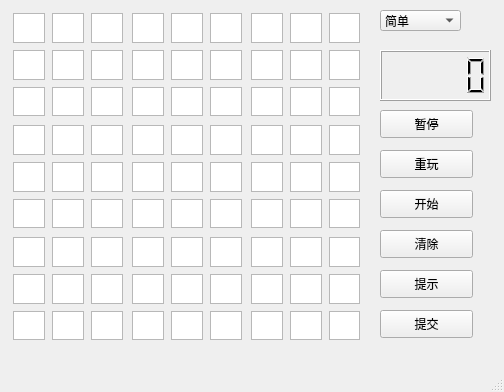
<?xml version="1.0" encoding="UTF-8"?>
<ui version="4.0">
 <class>MainWindow</class>
 <widget class="QMainWindow" name="MainWindow">
  <property name="geometry">
   <rect>
    <x>0</x>
    <y>0</y>
    <width>504</width>
    <height>392</height>
   </rect>
  </property>
  <property name="windowTitle">
   <string>MainWindow</string>
  </property>
  <widget class="QWidget" name="centralWidget">
   <widget class="QLCDNumber" name="lcdNumber">
    <property name="geometry">
     <rect>
      <x>380</x>
      <y>50</y>
      <width>111</width>
      <height>51</height>
     </rect>
    </property>
   </widget>
   <widget class="QTextEdit" name="num_01">
    <property name="geometry">
     <rect>
      <x>13</x>
      <y>13</y>
      <width>32</width>
      <height>30</height>
     </rect>
    </property>
   </widget>
   <widget class="QTextEdit" name="num_03">
    <property name="geometry">
     <rect>
      <x>91</x>
      <y>13</y>
      <width>32</width>
      <height>30</height>
     </rect>
    </property>
   </widget>
   <widget class="QTextEdit" name="num_02">
    <property name="geometry">
     <rect>
      <x>52</x>
      <y>13</y>
      <width>32</width>
      <height>30</height>
     </rect>
    </property>
   </widget>
   <widget class="QTextEdit" name="num_10">
    <property name="geometry">
     <rect>
      <x>13</x>
      <y>50</y>
      <width>32</width>
      <height>30</height>
     </rect>
    </property>
   </widget>
   <widget class="QTextEdit" name="num_11">
    <property name="geometry">
     <rect>
      <x>52</x>
      <y>50</y>
      <width>32</width>
      <height>30</height>
     </rect>
    </property>
   </widget>
   <widget class="QTextEdit" name="num_12">
    <property name="geometry">
     <rect>
      <x>91</x>
      <y>50</y>
      <width>32</width>
      <height>30</height>
     </rect>
    </property>
   </widget>
   <widget class="QTextEdit" name="num_19">
    <property name="geometry">
     <rect>
      <x>13</x>
      <y>87</y>
      <width>32</width>
      <height>29</height>
     </rect>
    </property>
   </widget>
   <widget class="QTextEdit" name="num_20">
    <property name="geometry">
     <rect>
      <x>52</x>
      <y>87</y>
      <width>32</width>
      <height>29</height>
     </rect>
    </property>
   </widget>
   <widget class="QTextEdit" name="num_21">
    <property name="geometry">
     <rect>
      <x>91</x>
      <y>87</y>
      <width>32</width>
      <height>29</height>
     </rect>
    </property>
   </widget>
   <widget class="QTextEdit" name="num_13">
    <property name="geometry">
     <rect>
      <x>132</x>
      <y>50</y>
      <width>32</width>
      <height>30</height>
     </rect>
    </property>
   </widget>
   <widget class="QTextEdit" name="num_14">
    <property name="geometry">
     <rect>
      <x>171</x>
      <y>50</y>
      <width>32</width>
      <height>30</height>
     </rect>
    </property>
   </widget>
   <widget class="QTextEdit" name="num_05">
    <property name="geometry">
     <rect>
      <x>171</x>
      <y>13</y>
      <width>32</width>
      <height>30</height>
     </rect>
    </property>
   </widget>
   <widget class="QTextEdit" name="num_04">
    <property name="geometry">
     <rect>
      <x>132</x>
      <y>13</y>
      <width>32</width>
      <height>30</height>
     </rect>
    </property>
   </widget>
   <widget class="QTextEdit" name="num_06">
    <property name="geometry">
     <rect>
      <x>210</x>
      <y>13</y>
      <width>32</width>
      <height>30</height>
     </rect>
    </property>
   </widget>
   <widget class="QTextEdit" name="num_15">
    <property name="geometry">
     <rect>
      <x>210</x>
      <y>50</y>
      <width>32</width>
      <height>30</height>
     </rect>
    </property>
   </widget>
   <widget class="QTextEdit" name="num_22">
    <property name="geometry">
     <rect>
      <x>132</x>
      <y>87</y>
      <width>32</width>
      <height>29</height>
     </rect>
    </property>
   </widget>
   <widget class="QTextEdit" name="num_23">
    <property name="geometry">
     <rect>
      <x>171</x>
      <y>87</y>
      <width>32</width>
      <height>29</height>
     </rect>
    </property>
   </widget>
   <widget class="QTextEdit" name="num_24">
    <property name="geometry">
     <rect>
      <x>210</x>
      <y>87</y>
      <width>32</width>
      <height>29</height>
     </rect>
    </property>
   </widget>
   <widget class="QTextEdit" name="num_16">
    <property name="geometry">
     <rect>
      <x>251</x>
      <y>50</y>
      <width>32</width>
      <height>30</height>
     </rect>
    </property>
   </widget>
   <widget class="QTextEdit" name="num_17">
    <property name="geometry">
     <rect>
      <x>290</x>
      <y>50</y>
      <width>32</width>
      <height>30</height>
     </rect>
    </property>
   </widget>
   <widget class="QTextEdit" name="num_08">
    <property name="geometry">
     <rect>
      <x>290</x>
      <y>13</y>
      <width>32</width>
      <height>30</height>
     </rect>
    </property>
   </widget>
   <widget class="QTextEdit" name="num_07">
    <property name="geometry">
     <rect>
      <x>251</x>
      <y>13</y>
      <width>32</width>
      <height>30</height>
     </rect>
    </property>
   </widget>
   <widget class="QTextEdit" name="num_09">
    <property name="geometry">
     <rect>
      <x>329</x>
      <y>13</y>
      <width>31</width>
      <height>30</height>
     </rect>
    </property>
   </widget>
   <widget class="QTextEdit" name="num_18">
    <property name="geometry">
     <rect>
      <x>329</x>
      <y>50</y>
      <width>31</width>
      <height>30</height>
     </rect>
    </property>
   </widget>
   <widget class="QTextEdit" name="num_25">
    <property name="geometry">
     <rect>
      <x>251</x>
      <y>87</y>
      <width>32</width>
      <height>29</height>
     </rect>
    </property>
   </widget>
   <widget class="QTextEdit" name="num_26">
    <property name="geometry">
     <rect>
      <x>290</x>
      <y>87</y>
      <width>32</width>
      <height>29</height>
     </rect>
    </property>
   </widget>
   <widget class="QTextEdit" name="num_27">
    <property name="geometry">
     <rect>
      <x>329</x>
      <y>87</y>
      <width>31</width>
      <height>29</height>
     </rect>
    </property>
   </widget>
   <widget class="QTextEdit" name="num_37">
    <property name="geometry">
     <rect>
      <x>13</x>
      <y>162</y>
      <width>32</width>
      <height>30</height>
     </rect>
    </property>
   </widget>
   <widget class="QTextEdit" name="num_38">
    <property name="geometry">
     <rect>
      <x>52</x>
      <y>162</y>
      <width>32</width>
      <height>30</height>
     </rect>
    </property>
   </widget>
   <widget class="QTextEdit" name="num_29">
    <property name="geometry">
     <rect>
      <x>52</x>
      <y>125</y>
      <width>32</width>
      <height>30</height>
     </rect>
    </property>
   </widget>
   <widget class="QTextEdit" name="num_28">
    <property name="geometry">
     <rect>
      <x>13</x>
      <y>125</y>
      <width>32</width>
      <height>30</height>
     </rect>
    </property>
   </widget>
   <widget class="QTextEdit" name="num_30">
    <property name="geometry">
     <rect>
      <x>91</x>
      <y>125</y>
      <width>32</width>
      <height>30</height>
     </rect>
    </property>
   </widget>
   <widget class="QTextEdit" name="num_39">
    <property name="geometry">
     <rect>
      <x>91</x>
      <y>162</y>
      <width>32</width>
      <height>30</height>
     </rect>
    </property>
   </widget>
   <widget class="QTextEdit" name="num_46">
    <property name="geometry">
     <rect>
      <x>13</x>
      <y>199</y>
      <width>32</width>
      <height>29</height>
     </rect>
    </property>
   </widget>
   <widget class="QTextEdit" name="num_47">
    <property name="geometry">
     <rect>
      <x>52</x>
      <y>199</y>
      <width>32</width>
      <height>29</height>
     </rect>
    </property>
   </widget>
   <widget class="QTextEdit" name="num_48">
    <property name="geometry">
     <rect>
      <x>91</x>
      <y>199</y>
      <width>32</width>
      <height>29</height>
     </rect>
    </property>
   </widget>
   <widget class="QTextEdit" name="num_31">
    <property name="geometry">
     <rect>
      <x>132</x>
      <y>125</y>
      <width>32</width>
      <height>30</height>
     </rect>
    </property>
   </widget>
   <widget class="QTextEdit" name="num_33">
    <property name="geometry">
     <rect>
      <x>210</x>
      <y>125</y>
      <width>32</width>
      <height>30</height>
     </rect>
    </property>
   </widget>
   <widget class="QTextEdit" name="num_51">
    <property name="geometry">
     <rect>
      <x>210</x>
      <y>199</y>
      <width>32</width>
      <height>29</height>
     </rect>
    </property>
   </widget>
   <widget class="QTextEdit" name="num_40">
    <property name="geometry">
     <rect>
      <x>132</x>
      <y>162</y>
      <width>32</width>
      <height>30</height>
     </rect>
    </property>
   </widget>
   <widget class="QTextEdit" name="num_32">
    <property name="geometry">
     <rect>
      <x>171</x>
      <y>125</y>
      <width>32</width>
      <height>30</height>
     </rect>
    </property>
   </widget>
   <widget class="QTextEdit" name="num_50">
    <property name="geometry">
     <rect>
      <x>171</x>
      <y>199</y>
      <width>32</width>
      <height>29</height>
     </rect>
    </property>
   </widget>
   <widget class="QTextEdit" name="num_49">
    <property name="geometry">
     <rect>
      <x>132</x>
      <y>199</y>
      <width>32</width>
      <height>29</height>
     </rect>
    </property>
   </widget>
   <widget class="QTextEdit" name="num_42">
    <property name="geometry">
     <rect>
      <x>210</x>
      <y>162</y>
      <width>32</width>
      <height>30</height>
     </rect>
    </property>
   </widget>
   <widget class="QTextEdit" name="num_41">
    <property name="geometry">
     <rect>
      <x>171</x>
      <y>162</y>
      <width>32</width>
      <height>30</height>
     </rect>
    </property>
   </widget>
   <widget class="QTextEdit" name="num_43">
    <property name="geometry">
     <rect>
      <x>251</x>
      <y>162</y>
      <width>32</width>
      <height>30</height>
     </rect>
    </property>
   </widget>
   <widget class="QTextEdit" name="num_44">
    <property name="geometry">
     <rect>
      <x>290</x>
      <y>162</y>
      <width>32</width>
      <height>30</height>
     </rect>
    </property>
   </widget>
   <widget class="QTextEdit" name="num_35">
    <property name="geometry">
     <rect>
      <x>290</x>
      <y>125</y>
      <width>32</width>
      <height>30</height>
     </rect>
    </property>
   </widget>
   <widget class="QTextEdit" name="num_34">
    <property name="geometry">
     <rect>
      <x>251</x>
      <y>125</y>
      <width>32</width>
      <height>30</height>
     </rect>
    </property>
   </widget>
   <widget class="QTextEdit" name="num_36">
    <property name="geometry">
     <rect>
      <x>329</x>
      <y>125</y>
      <width>31</width>
      <height>30</height>
     </rect>
    </property>
   </widget>
   <widget class="QTextEdit" name="num_45">
    <property name="geometry">
     <rect>
      <x>329</x>
      <y>162</y>
      <width>31</width>
      <height>30</height>
     </rect>
    </property>
   </widget>
   <widget class="QTextEdit" name="num_52">
    <property name="geometry">
     <rect>
      <x>251</x>
      <y>199</y>
      <width>32</width>
      <height>29</height>
     </rect>
    </property>
   </widget>
   <widget class="QTextEdit" name="num_53">
    <property name="geometry">
     <rect>
      <x>290</x>
      <y>199</y>
      <width>32</width>
      <height>29</height>
     </rect>
    </property>
   </widget>
   <widget class="QTextEdit" name="num_54">
    <property name="geometry">
     <rect>
      <x>329</x>
      <y>199</y>
      <width>31</width>
      <height>29</height>
     </rect>
    </property>
   </widget>
   <widget class="QTextEdit" name="num_61">
    <property name="geometry">
     <rect>
      <x>251</x>
      <y>237</y>
      <width>32</width>
      <height>30</height>
     </rect>
    </property>
   </widget>
   <widget class="QTextEdit" name="num_63">
    <property name="geometry">
     <rect>
      <x>329</x>
      <y>237</y>
      <width>31</width>
      <height>30</height>
     </rect>
    </property>
   </widget>
   <widget class="QTextEdit" name="num_81">
    <property name="geometry">
     <rect>
      <x>329</x>
      <y>311</y>
      <width>31</width>
      <height>29</height>
     </rect>
    </property>
   </widget>
   <widget class="QTextEdit" name="num_70">
    <property name="geometry">
     <rect>
      <x>251</x>
      <y>274</y>
      <width>32</width>
      <height>30</height>
     </rect>
    </property>
   </widget>
   <widget class="QTextEdit" name="num_62">
    <property name="geometry">
     <rect>
      <x>290</x>
      <y>237</y>
      <width>32</width>
      <height>30</height>
     </rect>
    </property>
   </widget>
   <widget class="QTextEdit" name="num_80">
    <property name="geometry">
     <rect>
      <x>290</x>
      <y>311</y>
      <width>32</width>
      <height>29</height>
     </rect>
    </property>
   </widget>
   <widget class="QTextEdit" name="num_79">
    <property name="geometry">
     <rect>
      <x>251</x>
      <y>311</y>
      <width>32</width>
      <height>29</height>
     </rect>
    </property>
   </widget>
   <widget class="QTextEdit" name="num_72">
    <property name="geometry">
     <rect>
      <x>329</x>
      <y>274</y>
      <width>31</width>
      <height>30</height>
     </rect>
    </property>
   </widget>
   <widget class="QTextEdit" name="num_71">
    <property name="geometry">
     <rect>
      <x>290</x>
      <y>274</y>
      <width>32</width>
      <height>30</height>
     </rect>
    </property>
   </widget>
   <widget class="QTextEdit" name="num_66">
    <property name="geometry">
     <rect>
      <x>91</x>
      <y>274</y>
      <width>32</width>
      <height>30</height>
     </rect>
    </property>
   </widget>
   <widget class="QTextEdit" name="num_55">
    <property name="geometry">
     <rect>
      <x>13</x>
      <y>237</y>
      <width>32</width>
      <height>30</height>
     </rect>
    </property>
   </widget>
   <widget class="QTextEdit" name="num_75">
    <property name="geometry">
     <rect>
      <x>91</x>
      <y>311</y>
      <width>32</width>
      <height>29</height>
     </rect>
    </property>
   </widget>
   <widget class="QTextEdit" name="num_64">
    <property name="geometry">
     <rect>
      <x>13</x>
      <y>274</y>
      <width>32</width>
      <height>30</height>
     </rect>
    </property>
   </widget>
   <widget class="QTextEdit" name="num_56">
    <property name="geometry">
     <rect>
      <x>52</x>
      <y>237</y>
      <width>32</width>
      <height>30</height>
     </rect>
    </property>
   </widget>
   <widget class="QTextEdit" name="num_57">
    <property name="geometry">
     <rect>
      <x>91</x>
      <y>237</y>
      <width>32</width>
      <height>30</height>
     </rect>
    </property>
   </widget>
   <widget class="QTextEdit" name="num_74">
    <property name="geometry">
     <rect>
      <x>52</x>
      <y>311</y>
      <width>32</width>
      <height>29</height>
     </rect>
    </property>
   </widget>
   <widget class="QTextEdit" name="num_73">
    <property name="geometry">
     <rect>
      <x>13</x>
      <y>311</y>
      <width>32</width>
      <height>29</height>
     </rect>
    </property>
   </widget>
   <widget class="QTextEdit" name="num_65">
    <property name="geometry">
     <rect>
      <x>52</x>
      <y>274</y>
      <width>32</width>
      <height>30</height>
     </rect>
    </property>
   </widget>
   <widget class="QTextEdit" name="num_58">
    <property name="geometry">
     <rect>
      <x>132</x>
      <y>237</y>
      <width>32</width>
      <height>30</height>
     </rect>
    </property>
   </widget>
   <widget class="QTextEdit" name="num_60">
    <property name="geometry">
     <rect>
      <x>210</x>
      <y>237</y>
      <width>32</width>
      <height>30</height>
     </rect>
    </property>
   </widget>
   <widget class="QTextEdit" name="num_78">
    <property name="geometry">
     <rect>
      <x>210</x>
      <y>311</y>
      <width>32</width>
      <height>29</height>
     </rect>
    </property>
   </widget>
   <widget class="QTextEdit" name="num_67">
    <property name="geometry">
     <rect>
      <x>132</x>
      <y>274</y>
      <width>32</width>
      <height>30</height>
     </rect>
    </property>
   </widget>
   <widget class="QTextEdit" name="num_59">
    <property name="geometry">
     <rect>
      <x>171</x>
      <y>237</y>
      <width>32</width>
      <height>30</height>
     </rect>
    </property>
   </widget>
   <widget class="QTextEdit" name="num_77">
    <property name="geometry">
     <rect>
      <x>171</x>
      <y>311</y>
      <width>32</width>
      <height>29</height>
     </rect>
    </property>
   </widget>
   <widget class="QTextEdit" name="num_76">
    <property name="geometry">
     <rect>
      <x>132</x>
      <y>311</y>
      <width>32</width>
      <height>29</height>
     </rect>
    </property>
   </widget>
   <widget class="QTextEdit" name="num_69">
    <property name="geometry">
     <rect>
      <x>210</x>
      <y>274</y>
      <width>32</width>
      <height>30</height>
     </rect>
    </property>
   </widget>
   <widget class="QTextEdit" name="num_68">
    <property name="geometry">
     <rect>
      <x>171</x>
      <y>274</y>
      <width>32</width>
      <height>30</height>
     </rect>
    </property>
   </widget>
   <widget class="QComboBox" name="level_box">
    <property name="geometry">
     <rect>
      <x>380</x>
      <y>10</y>
      <width>81</width>
      <height>21</height>
     </rect>
    </property>
    <item>
     <property name="text">
      <string>简单</string>
     </property>
    </item>
    <item>
     <property name="text">
      <string>中等</string>
     </property>
    </item>
    <item>
     <property name="text">
      <string>困难</string>
     </property>
    </item>
    <item>
     <property name="text">
      <string>变态</string>
     </property>
    </item>
   </widget>
   <widget class="QPushButton" name="pushButton_replay">
    <property name="geometry">
     <rect>
      <x>380</x>
      <y>150</y>
      <width>93</width>
      <height>28</height>
     </rect>
    </property>
    <property name="text">
     <string>重玩</string>
    </property>
   </widget>
   <widget class="QPushButton" name="pushButton_begin">
    <property name="geometry">
     <rect>
      <x>380</x>
      <y>190</y>
      <width>93</width>
      <height>28</height>
     </rect>
    </property>
    <property name="text">
     <string>开始</string>
    </property>
   </widget>
   <widget class="QPushButton" name="pushButton_delete">
    <property name="geometry">
     <rect>
      <x>380</x>
      <y>230</y>
      <width>93</width>
      <height>28</height>
     </rect>
    </property>
    <property name="text">
     <string>清除</string>
    </property>
   </widget>
   <widget class="QPushButton" name="pushButton_ts">
    <property name="geometry">
     <rect>
      <x>380</x>
      <y>270</y>
      <width>93</width>
      <height>28</height>
     </rect>
    </property>
    <property name="text">
     <string>提示</string>
    </property>
   </widget>
   <widget class="QPushButton" name="pushButton_submit">
    <property name="geometry">
     <rect>
      <x>380</x>
      <y>310</y>
      <width>93</width>
      <height>28</height>
     </rect>
    </property>
    <property name="text">
     <string>提交</string>
    </property>
   </widget>
   <widget class="QPushButton" name="pushButton_stop">
    <property name="geometry">
     <rect>
      <x>380</x>
      <y>110</y>
      <width>93</width>
      <height>28</height>
     </rect>
    </property>
    <property name="text">
     <string>暂停</string>
    </property>
   </widget>
  </widget>
  <widget class="QMenuBar" name="menuBar">
   <property name="geometry">
    <rect>
     <x>0</x>
     <y>0</y>
     <width>504</width>
     <height>26</height>
    </rect>
   </property>
  </widget>
  <widget class="QStatusBar" name="statusBar"/>
 </widget>
 <layoutdefault spacing="6" margin="11"/>
 <resources/>
 <connections/>
</ui>
